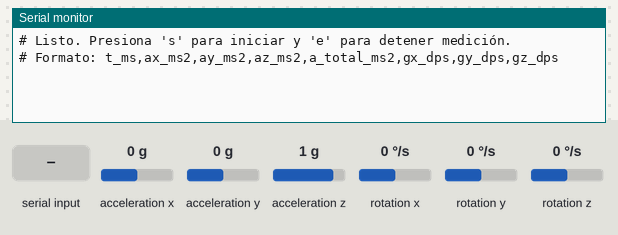
The program below on a simulated Arduino Uno, built with avr-gcc and run on an emulated ATmega328P. Shown: the last lines printed to the serial monitor. Inputs (shaded band) come from the test bench; at power-on: acceleration x 0 g, acceleration y 0 g, acceleration z 1 g, rotation x 0 °/s, rotation y 0 °/s, rotation z 0 °/s.

Above: at 1.2 s.
1.3 s: "s" received over Serial
At 1.38 s:
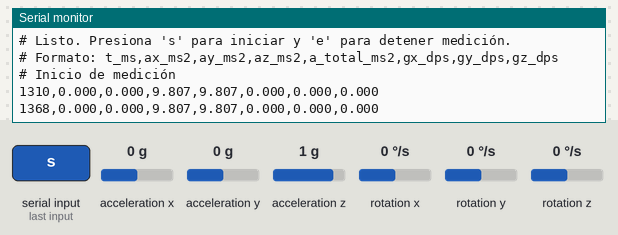
2.8 s: "e" received over Serial
At 4.0 s:
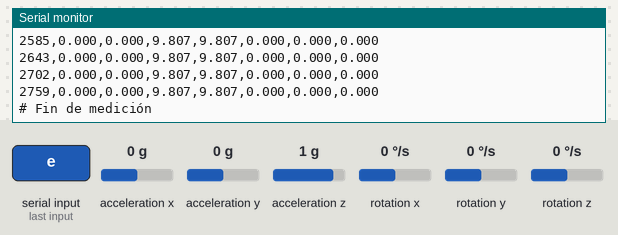
Timing chart, 0 to 5.8 s (numbered marks = the images above; inputs shaded):
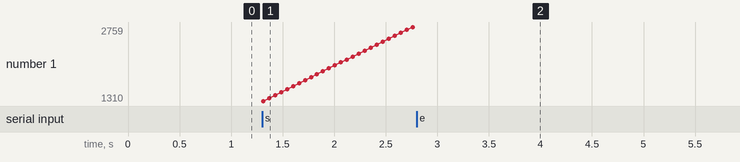

The program:

main.cpp
```cpp
#include <Wire.h>
#include "I2Cdev.h"
#include "MPU6050.h"
#include <math.h>

MPU6050 mpu;

// Offsets calibrados (ajústalos si usas otro módulo)
int16_t ax_off = -4645;
int16_t ay_off = -5769;
int16_t az_off = 10448;
int16_t gx_off = 47;
int16_t gy_off = -148;
int16_t gz_off = -10;

// Variables crudas
int16_t ax_raw, ay_raw, az_raw;
int16_t gx_raw, gy_raw, gz_raw;

// Estado de medición
bool midiendo = false;

void setup() {
  Serial.begin(115200);
  Wire.begin();  // En Arduino los pines I2C son fijos: A4 (SDA), A5 (SCL)

  // Inicializar el MPU6050
  mpu.initialize();

  // Aplicar offsets calibrados
  mpu.setXAccelOffset(ax_off);
  mpu.setYAccelOffset(ay_off);
  mpu.setZAccelOffset(az_off);
  mpu.setXGyroOffset(gx_off);
  mpu.setYGyroOffset(gy_off);
  mpu.setZGyroOffset(gz_off);

  Serial.println("# Listo. Presiona 's' para iniciar y 'e' para detener medición.");
  Serial.println("# Formato: t_ms,ax_ms2,ay_ms2,az_ms2,a_total_ms2,gx_dps,gy_dps,gz_dps");
}

void loop() {
  // Leer comandos desde el monitor serial
  if (Serial.available()) {
    char comando = Serial.read();
    if (comando == 's') {
      midiendo = true;
      Serial.println("# Inicio de medición");
    } else if (comando == 'e') {
      midiendo = false;
      Serial.println("# Fin de medición");
    }
  }

  if (midiendo) {
    // Leer datos crudos del sensor
    mpu.getAcceleration(&ax_raw, &ay_raw, &az_raw);
    mpu.getRotation(&gx_raw, &gy_raw, &gz_raw);

    const float g_ms2 = 9.80665f;

    // Aceleración en m/s² (rango ±2g => 16384 LSB/g)
    float ax_ms2 = (ax_raw / 16384.0f) * g_ms2;
    float ay_ms2 = (ay_raw / 16384.0f) * g_ms2;
    float az_ms2 = (az_raw / 16384.0f) * g_ms2;

    // Magnitud total de la aceleración
    float a_total_ms2 = sqrtf(ax_ms2 * ax_ms2 +
                              ay_ms2 * ay_ms2 +
                              az_ms2 * az_ms2);

    // Velocidad angular en grados/seg (rango ±250°/s => 131 LSB/dps)
    float gx_dps = gx_raw / 131.0f;
    float gy_dps = gy_raw / 131.0f;
    float gz_dps = gz_raw / 131.0f;

    unsigned long t_ms = millis();

    // Imprimir una línea CSV
    Serial.print(t_ms);            Serial.print(",");
    Serial.print(ax_ms2, 3);       Serial.print(",");
    Serial.print(ay_ms2, 3);       Serial.print(",");
    Serial.print(az_ms2, 3);       Serial.print(",");
    Serial.print(a_total_ms2, 3);  Serial.print(",");
    Serial.print(gx_dps, 3);       Serial.print(",");
    Serial.print(gy_dps, 3);       Serial.print(",");
    Serial.println(gz_dps, 3);

    delay(50);  // Aproximadamente 20 Hz
  } else {
    delay(100);
  }
}
```

Measured:
- after the input at 1.3 s, the serial monitor: prints a new line at once (image 1)
